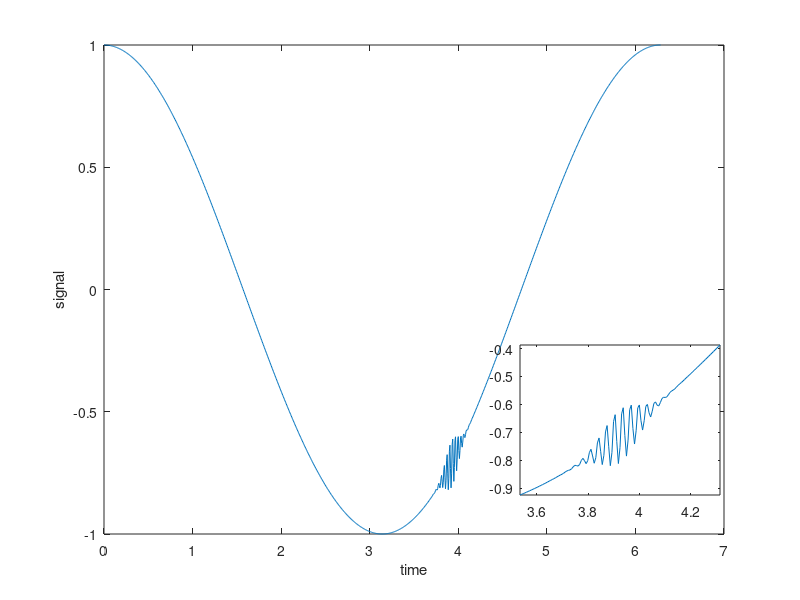

The MATLAB script that drew this image:
% x =  -pi:0.01:pi;
% y = 2*sin(12*x) + 3*cos(0.2*pi+2);
% plot(x,y, 'k');
% 
% p = get(gca, 'Position');
% h = axes('Parent', gcf, 'Position', [p(1)+.06 p(2)+.06 p(3)-.5 p(4)-.5]);
% 
% plot(h, x, y, 'r');
% set(h, 'Xlim', [-0.2 0], 'Ylim', [-5 -4]);
% set(h, 'XTick', [], 'YTick', []);


% r1 = [1:100]'.*rand(100,1);
% figure;
% a1 = axes();
% plot(a1,r1);
% a2 = axes();
% a2.Position = [0.300 0.600 0.2 0.2]; % xlocation, ylocation, xsize, ysize
% plot(a2,r1(50:70)); axis tight
% annotation('ellipse',[.2 .3 .2 .2])
% annotation('arrow',[.1 .2],[.1 .2])
% legend(a1,'u')

t = linspace(0,2*pi,1000); % values in time
x = cos(t); % a sinusoid
perturbation = 0.1*exp((-(t-5*pi/4).^2)/.01).*sin(200*t); % a perturbation
signal = x+perturbation; % a signal to plot
% plot signal on new figure
figure,plot(t,x+perturbation)
xlabel('time'),ylabel('signal')
% create a new pair of axes inside current figure
axes('position',[.65 .175 .25 .25])
box on % put box around new pair of axes
indexOfInterest = (t < 11*pi/8) & (t > 9*pi/8); % range of t near perturbation
plot(t(indexOfInterest),signal(indexOfInterest)) % plot on new axes
axis tight